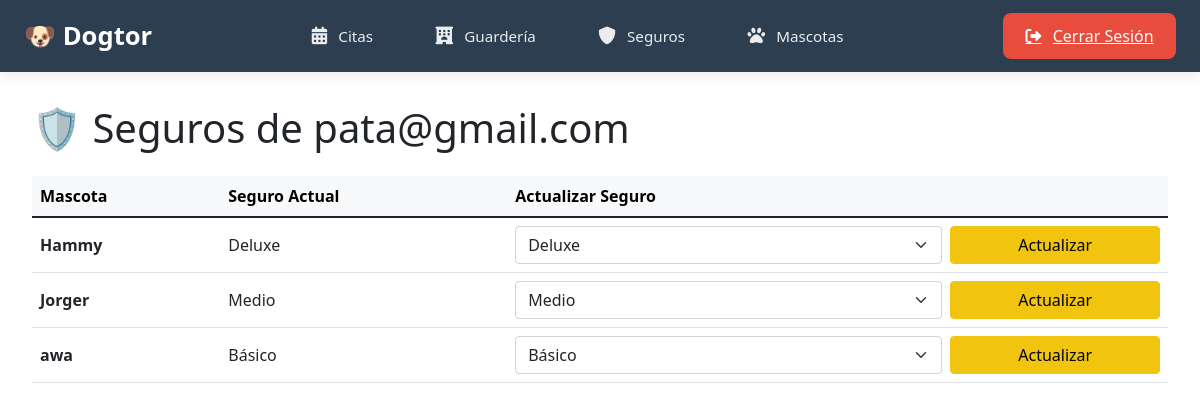
/Seguros.php (signed in), run on the app's committed database.
### tables this page shows
CREATE TABLE `clientes` (
  `id_cliente` int(11) NOT NULL,
  `nombre` varchar(100) NOT NULL,
  `apellidos` varchar(50) DEFAULT NULL,
  `email` varchar(100) NOT NULL,
  `telefono` varchar(15) DEFAULT NULL,
  `direccion` varchar(200) DEFAULT NULL,
  `fecha_registro` datetime DEFAULT current_timestamp(),
  `password` varchar(255) NOT NULL,
  `dni` varchar(9) NOT NULL
);

CREATE TABLE `mascotas` (
  `id_mascota` int(11) NOT NULL,
  `id_cliente` int(11) DEFAULT NULL,
  `nombre` varchar(100) NOT NULL,
  `especie` varchar(50) DEFAULT NULL,
  `raza` varchar(100) DEFAULT NULL,
  `fecha_nacimiento` date DEFAULT NULL,
  `fecha_seguro` date DEFAULT NULL,
  `fecha_expiracion` date DEFAULT NULL,
  `id_seguro` int(11) DEFAULT NULL,
  `edad` varchar(50) GENERATED ALWAYS AS (concat(timestampdiff(YEAR,`fecha_nacimiento`,curdate()),' años, ',timestampdiff(MONTH,`fecha_nacimiento`,curdate()) MOD 12,' meses')) VIRTUAL
);

CREATE TABLE `seguros` (
  `id_seguro` int(11) NOT NULL,
  `tipo_seguro` varchar(100) NOT NULL,
  `precio` decimal(10,2) NOT NULL,
  `descripcion` text DEFAULT NULL,
  `duracion` int(11) NOT NULL
);

### Seguros.php (the view, shortened to what this page needs)
<?php
$conexion = conectar();
$mascotas = [];
$stmt = $conexion->prepare("SELECT email, id_cliente FROM clientes WHERE id_cliente = ?");
$stmt->bind_param("i", $_SESSION['user_id']);
$stmt->execute();
$result = $stmt->get_result();
$usuario = $result->fetch_assoc();
$seguros_query = $conexion->query("SELECT * FROM seguros ORDER BY tipo_seguro");
$seguros = $seguros_query->fetch_all(MYSQLI_ASSOC);
try {
    $stmt = $conexion->prepare("
        SELECT m.id_mascota, m.nombre, m.id_seguro, s.tipo_seguro
        FROM mascotas m
        LEFT JOIN seguros s ON m.id_seguro = s.id_seguro
        WHERE m.id_cliente = ?
    ");
    $stmt->bind_param("i", $usuario['id_cliente']);
    $stmt->execute();
    $result = $stmt->get_result();
    if ($result->num_rows > 0) {
        $mascotas = $result->fetch_all(MYSQLI_ASSOC);
    }
} catch (Exception $e) {
    $error = $e->getMessage();
}
?>
<!DOCTYPE html>
<html lang="es">
<head>
    <link rel="stylesheet" href="css/nav.css">
    <link rel="stylesheet" href="https://cdnjs.cloudflare.com/ajax/libs/font-awesome/6.0.0/css/all.min.css">
    <link rel="stylesheet" href="https://cdn.jsdelivr.net/npm/bootstrap@5.1.3/dist/css/bootstrap.min.css">
    <link rel="stylesheet" href="css/seguros.css">
</head>
<body>
    <?php include 'nav.php'; ?>
    <div class="dashboard-content">
    <?php
if(isset($usuario) && is_array($usuario)){
    $userEmail = $usuario['email'] ?? 'No registrado';
}else{
    $userEmail = 'Invitado';
}
?>
<h1 class="mb-4">🛡️ Seguros de <?= htmlspecialchars($userEmail) ?></h1>
        <?php if (!empty($mascotas)) : ?>
        <div class="table-responsive">
            <table class="table table-hover align-middle">
                <thead class="table-light">
                    <tr>
                        <th>Mascota</th>
                        <th>Seguro Actual</th>
                        <th>Actualizar Seguro</th>
                    </tr>
                </thead>
                <tbody>
                    <?php foreach ($mascotas as $mascota) : ?>
                    <tr>
                        <td class="fw-bold"><?= htmlspecialchars($mascota['nombre']) ?></td>
                        <td><?= $mascota['tipo_seguro'] ?? 'Sin seguro' ?></td>
                        <td>
                            <form method="post" class="row g-2">
                                <div class="col-8">
                                    <select name="seguro_id" class="form-select">
                                        <?php foreach ($seguros as $seguro) : ?>
                                        <option value="<?= $seguro['id_seguro'] ?>"
                                            <?= (isset($mascota['id_seguro']) && $seguro['id_seguro'] == $mascota['id_seguro']) ? 'selected' : '' ?>>
                                            <?= htmlspecialchars($seguro['tipo_seguro']) ?>
                                        </option>
                                        <?php endforeach; ?>
                                    </select>
                                </div>
                                <div class="col-4">
                                    <button type="submit" name="assign_seguro" class="btn btn-warning w-100">
                                        Actualizar
                                    </button>
                                </div>
                            </form>
                        </td>
                    </tr>
                    <?php endforeach; ?>
                </tbody>
            </table>
        </div>
        <?php else: ?>
        <div class="alert alert-info">
            No tienes mascotas registradas.
        </div>
        <?php endif; ?>
    </div>
</body>
</html>

### css/seguros.css (style rules this page uses)
.dashboard-content { padding: 2rem; max-width: 1200px; margin: 0 auto; }
.btn-warning { background: #f1c40f; border-color: #f1c40f; }

### data on the page
clientes: email "pata@gmail.com"
mascotas: nombre "Hammy", id_seguro.tipo_seguro "Deluxe", seguro_id "Deluxe"
mascotas: nombre "Jorger", id_seguro.tipo_seguro "Medio", seguro_id "Medio"
mascotas: nombre "awa", id_seguro.tipo_seguro "Básico", seguro_id "Básico"
